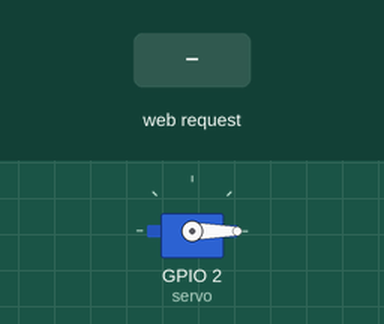
This sketch was run on a simulated ESP8266 (NodeMCU). Parts: servo. The inputs (shaded band) are chosen by the test bench. WiFi joins after 1.5 s; servers stay silent unless stated; what the sketch prints to the serial monitor is not drawn.

Above: at 2.7 s.
2.8 s: HTTP request GET /rotate/35 received
At 3.5 s:
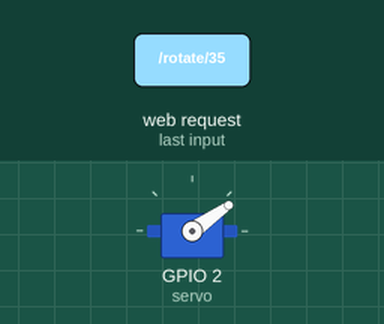
4.3 s: HTTP request GET /rotate/0 received
At 5.7 s:
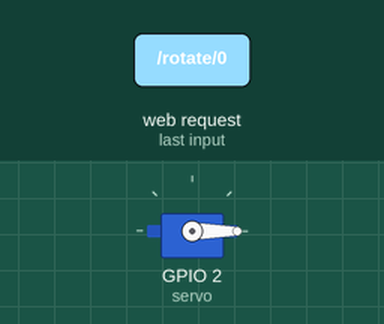
Timing chart, 0 to 7.3 s (numbered marks = the images above; inputs shaded):
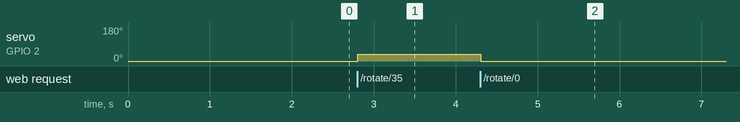

Measured:
- after the input at 2.8 s, servo on GPIO 2 (servo): 0° → 35° at once
- after the input at 4.3 s, servo on GPIO 2 (servo): 35° → 0° at once

The sketch:

sketch_may21a.ino
```cpp
/*********
  Rui Santos
  Complete project details at https://randomnerdtutorials.com
*********/

// Load Wi-Fi library
#include <ESP8266WiFi.h>
#include <Servo.h>

Servo servo;

// Replace with your network credentials
const char* ssid     = "naimsahin";
const char* password = "01234567890";

// Set web server port number to 80
WiFiServer server(80);

// Variable to store the HTTP request
String header;


// Current time
unsigned long currentTime = millis();
// Previous time
unsigned long previousTime = 0;
// Define timeout time in milliseconds (example: 2000ms = 2s)
const long timeoutTime = 2000;

void setup() {
  Serial.begin(9600);

  servo.attach(2); //D4
  servo.write(0);

  // Connect to Wi-Fi network with SSID and password
  Serial.print("Connecting to ");
  Serial.println(ssid);
  WiFi.begin(ssid, password);
  while (WiFi.status() != WL_CONNECTED) {
    delay(500);
    Serial.print(".");
  }
  // Print local IP address and start web server
  Serial.println("");
  Serial.println("WiFi connected.");
  Serial.println("IP address: ");
  Serial.println(WiFi.localIP());
  server.begin();
}

void loop(){
  WiFiClient client = server.available();   // Listen for incoming clients

  if (client) {                             // If a new client connects,
    Serial.println("New Client.");          // print a message out in the serial port
    String currentLine = "";                // make a String to hold incoming data from the client
    currentTime = millis();
    previousTime = currentTime;
    while (client.connected() && currentTime - previousTime <= timeoutTime) { // loop while the client's connected
      currentTime = millis();
      if (client.available()) {             // if there's bytes to read from the client,
        char c = client.read();             // read a byte, then
        Serial.write(c);                    // print it out the serial monitor
        header += c;
        if (c == '\n') {                    // if the byte is a newline character
          // if the current line is blank, you got two newline characters in a row.
          // that's the end of the client HTTP request, so send a response:
          if (currentLine.length() == 0) {
            // HTTP headers always start with a response code (e.g. HTTP/1.1 200 OK)
            // and a content-type so the client knows what's coming, then a blank line:
            client.println("HTTP/1.1 200 OK");
            client.println("Content-type:text/html");
            client.println("Connection: close");
            client.println();

            // turns the GPIOs on and off
            if (header.indexOf("GET /rotate/35") >= 0) {
              servo.write(35);
            } else if (header.indexOf("GET /rotate/0") >= 0) {
              servo.write(0);
            }

            // Web Page Heading
            client.println("<html><body><h1>ESP8266 Web Server</h1>");
            client.println("</body></html>");

            // The HTTP response ends with another blank line
            client.println();
            // Break out of the while loop
            break;
          } else { // if you got a newline, then clear currentLine
            currentLine = "";
          }
        } else if (c != '\r') {  // if you got anything else but a carriage return character,
          currentLine += c;      // add it to the end of the currentLine
        }
      }
    }
    // Clear the header variable
    header = "";
    // Close the connection
    client.stop();
    Serial.println("Client disconnected.");
    Serial.println("");
  }
}
```
